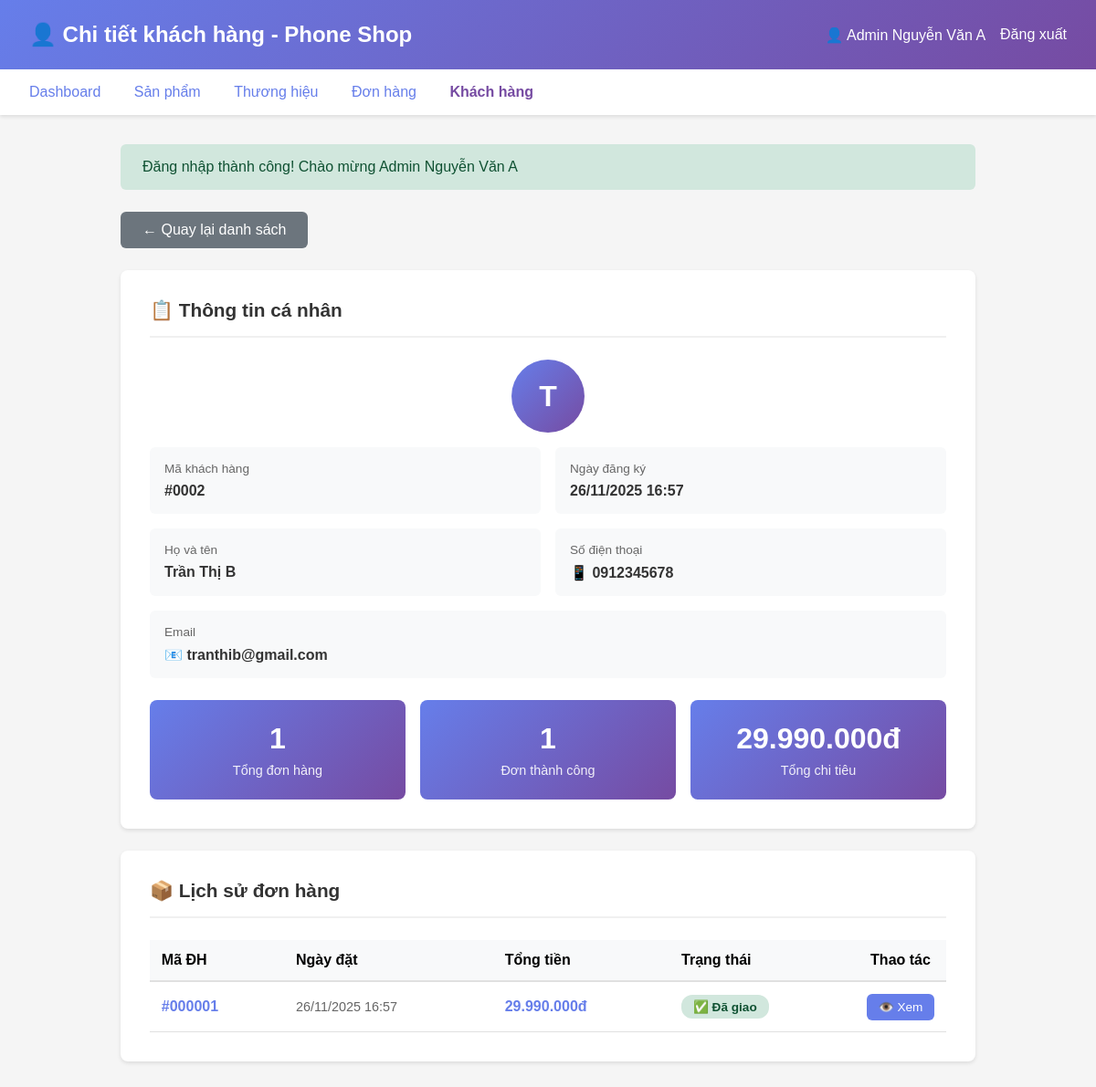
/public/admin/customers/2 (signed in), run on the app's committed database.
### tables this page shows
CREATE TABLE users (
    id INT AUTO_INCREMENT PRIMARY KEY,
    name VARCHAR(100) NOT NULL,
    email VARCHAR(100) NOT NULL UNIQUE,
    phone VARCHAR(20) NOT NULL,
    password VARCHAR(255) NOT NULL,
    role ENUM('customer', 'admin') DEFAULT 'customer',
    created_at TIMESTAMP DEFAULT CURRENT_TIMESTAMP,
    updated_at TIMESTAMP DEFAULT CURRENT_TIMESTAMP ON UPDATE CURRENT_TIMESTAMP,
    INDEX idx_email (email),
    INDEX idx_role (role)
);

CREATE TABLE orders (
    id INT AUTO_INCREMENT PRIMARY KEY,
    user_id INT NOT NULL,
    customer_name VARCHAR(100) NOT NULL,
    customer_phone VARCHAR(20) NOT NULL,
    customer_address TEXT NOT NULL,
    total_amount DECIMAL(10, 2) NOT NULL,
    status ENUM('pending', 'processing', 'shipping', 'delivered', 'cancelled') DEFAULT 'pending',
    payment_method VARCHAR(50) DEFAULT 'COD',
    notes TEXT,
    created_at TIMESTAMP DEFAULT CURRENT_TIMESTAMP,
    updated_at TIMESTAMP DEFAULT CURRENT_TIMESTAMP ON UPDATE CURRENT_TIMESTAMP,
    FOREIGN KEY (user_id) REFERENCES users(id) ON DELETE CASCADE,
    INDEX idx_user_id (user_id),
    INDEX idx_status (status),
    INDEX idx_created_at (created_at)
);

### app/Http/Controllers/Admin/CustomerController.php (called while the page is built, shortened)
<?php
class CustomerController
{
    public function detail($id)
    {
        $userModel = new User();
        $customer = $userModel->find($id);
        $orderModel = new Order();
        $orders = $orderModel->getUserOrders($id);
        $totalSpent = 0;
        foreach ($orders as $order) {
            if ($order['status'] !== 'cancelled') {
                $totalSpent += $order['total_amount'];
            }
        }
        require_once __DIR__ . '/../../../../resources/view/admin/customers/detail.php';
    }
}

### app/Http/Kernel.php (called while the page is built, shortened)
<?php
class Kernel
{
    protected $routes = [];
    protected $method;
    protected $uri;
    public function __construct()
    {
        $this->routes = require __DIR__ . '/../../routes/web.php';
        $this->method = $_SERVER['REQUEST_METHOD'];
        $this->uri = $this->getUri();
    }
    protected function getUri()
    {
        $uri = $_SERVER['REQUEST_URI'];
        $scriptName = $_SERVER['SCRIPT_NAME'] ?? '/index.php';
        $baseDir = str_replace('\\', '/', dirname($scriptName));
        if ($baseDir !== '/' && $baseDir !== '') {
            if (strpos($uri, $baseDir) === 0) {
                $uri = substr($uri, strlen($baseDir));
            }
        }
        $uri = '/' . trim($uri, '/');
        return $uri;
    }
    public function dispatch()
    {
        $matchedRoute = $this->matchRoute($this->routes[$this->method]);
        list($controllerName, $action) = explode('@', $matchedRoute['handler']);
        $controller = new $controllerClass();
        call_user_func_array([$controller, $action], $matchedRoute['params']);
    }
    protected function matchRoute($routes)
    {
        foreach ($routes as $pattern => $handler) {
            $regex = $this->convertToRegex($pattern);
            if (preg_match($regex, $this->uri, $matches)) {
                array_shift($matches);
                return [
                    'handler' => $handler,
                    'params' => $matches
                ];
            }
        }
        return false;
    }
    protected function convertToRegex($pattern)
    {
        $pattern = preg_replace('/\{([a-zA-Z0-9_]+)\}/', '([^/]+)', $pattern);
        $pattern = str_replace('/', '\/', $pattern);
        return '/^' . $pattern . '$/';
    }
    public function run()
    {
        $this->dispatch();
    }
}

### public/index.php (called while the page is built, shortened)
<?php
require_once __DIR__ . '/../autoload.php';
require_once __DIR__ . '/../app/Http/Kernel.php';
$kernel = new Http\Kernel();
$kernel->run();

### app/Helper/auth.php (called while the page is built, shortened)
<?php
function getUserName()
{
    return $_SESSION['user_name'] ?? null;
}

### app/Helper/utils.php (called while the page is built, shortened)
<?php
function escape($value)
{
    return htmlspecialchars($value, ENT_QUOTES, 'UTF-8');
}
function formatPrice($price, $showCurrency = true)
{
    $formatted = number_format((float) $price, 0, ',', '.');
    return $showCurrency ? $formatted . 'đ' : $formatted;
}
function formatDateTime($datetime, $format = 'd/m/Y H:i')
{
    return date($format, strtotime($datetime));
}
function getFlashMessage()
{
    if (isset($_SESSION['flash_message'])) {
        $flash = $_SESSION['flash_message'];
        return $flash;
    }
    return null;
}

### autoload.php (called while the page is built, shortened)
<?php
if (file_exists(__DIR__ . '/config/app.php')) {
    $appConfig = require __DIR__ . '/config/app.php';
}
spl_autoload_register(function ($class) {
    $namespaceMap = [
        'Controllers\\' => __DIR__ . '/app/Http/Controllers/',
        'Models\\' => __DIR__ . '/app/Models/',
        'Middleware\\' => __DIR__ . '/app/Http/Middleware/',
        'Http\\' => __DIR__ . '/app/Http/',
    ];
    foreach ($namespaceMap as $prefix => $baseDir) {
        if (strpos($class, $prefix) === 0) {
            $relativeClass = substr($class, strlen($prefix));
            $file = $baseDir . str_replace('\\', '/', $relativeClass) . '.php';
            if (file_exists($file)) {
                return true;
            }
        }
    }
    return false;
});
function config($key, $default = null)
{
    static $config = [];
    $parts = explode('.', $key);
    $file = $parts[0];
    if (!isset($config[$file])) {
        $configFile = __DIR__ . '/config/' . $file . '.php';
        if (file_exists($configFile)) {
            $config[$file] = require $configFile;
        } else {
            return $default;
        }
    }
    $value = $config[$file];
    for ($i = 1; $i < count($parts); $i++) {
        $value = $value[$parts[$i]];
    }
    return $value;
}

### config/app.php (called while the page is built)
<?php
$protocol = (!empty($_SERVER['HTTPS']) && $_SERVER['HTTPS'] !== 'off') ? 'https' : 'http';
$host = $_SERVER['HTTP_HOST'] ?? 'localhost';
$scriptName = $_SERVER['SCRIPT_NAME'] ?? '';
$baseDir = str_replace('\\', '/', dirname($scriptName));
$autoBaseUrl = $protocol . '://' . $host . $baseDir;
$autoAssetsUrl = $protocol . '://' . $host . str_replace('/public', '/resources', $baseDir);
return [
    'name' => 'Phone Shop',
    'version' => '1.0.0',
    'base_url' => $autoBaseUrl,
    'assets_url' => $autoAssetsUrl,
    'root_path' => dirname(__DIR__),
    'app_path' => dirname(__DIR__) . '/app',
    'public_path' => dirname(__DIR__) . '/public',
    'resources_path' => dirname(__DIR__) . '/resources',
    'upload_path' => dirname(__DIR__) . '/public/uploads',
    'session' => [
        'name' => 'phone_shop_session',
        'lifetime' => 7200,
        'secure' => false,
        'httponly' => true,
        'samesite' => 'Lax'
    ],
    'security' => [
        'password_min_length' => 6,
        'password_hash_algo' => PASSWORD_BCRYPT,
        'password_hash_cost' => 10
    ],
    'upload' => [
        'max_size' => 5242880,
        'allowed_extensions' => ['jpg', 'jpeg', 'png', 'gif', 'webp'],
        'image_path' => 'uploads/images'
    ],
    'pagination' => [
        'per_page' => 12,
        'per_page_admin' => 20
    ],
    'timezone' => 'Asia/Ho_Chi_Minh',
    'debug' => true,
    'mail' => [
        'from_email' => 'noreply@phoneshop.com',
        'from_name' => 'Phone Shop'
    ]
];

### config/database.php (called while the page is built)
<?php
return [
    'host' => 'localhost',
    'port' => 3307,
    'database' => 'phone_shop',
    'username' => 'root',
    'password' => '',
    'charset' => 'utf8mb4',
    'collation' => 'utf8mb4_unicode_ci',
    'options' => [
        PDO::ATTR_ERRMODE => PDO::ERRMODE_EXCEPTION,
        PDO::ATTR_DEFAULT_FETCH_MODE => PDO::FETCH_ASSOC,
        PDO::ATTR_EMULATE_PREPARES => false,
    ]
];

### app/Models/BaseModel.php (called while the page is built, shortened)
<?php
class BaseModel
{
    protected static $connection = null;
    protected $table = '';
    protected $primaryKey = 'id';
    public static function getConnection()
    {
        if (self::$connection === null) {
            try {
                $dbConfig = config('database');
                $dsn = sprintf(
                    "mysql:host=%s;port=%s;dbname=%s;charset=%s",
                    $dbConfig['host'],
                    $dbConfig['port'] ?? 3306,
                    $dbConfig['database'],
                    $dbConfig['charset']
                );
                self::$connection = new PDO(
                    $dsn,
                    $dbConfig['username'],
                    $dbConfig['password'],
                    $dbConfig['options']
                );
            } catch (PDOException $e) {
                die("Database connection failed: " . $e->getMessage());
            }
        }
        return self::$connection;
    }
    public function find($id)
    {
        $sql = "SELECT * FROM {$this->table} WHERE {$this->primaryKey} = ? LIMIT 1";
        $stmt = $this->getConnection()->prepare($sql);
        $stmt->execute([$id]);
        return $stmt->fetch();
    }
    public function query($sql, $params = [])
    {
        $stmt = $this->getConnection()->prepare($sql);
        $stmt->execute($params);
        return $stmt->fetchAll();
    }
}

### app/Models/Order.php (called while the page is built, shortened)
<?php
class Order extends BaseModel
{
    protected $table = 'orders';
    public function getUserOrders($userId, $orderBy = 'created_at', $order = 'DESC')
    {
        $sql = "SELECT * FROM {$this->table}
                WHERE user_id = ?
                ORDER BY {$orderBy} {$order}";
        return $this->query($sql, [$userId]);
    }
}

### resources/view/admin/customers/detail.php (the view, shortened to what this page needs)
<!DOCTYPE html>
<html lang="vi">
<head>
</head>
<body>
    <div class="header">
        <h1>👤 Chi tiết khách hàng - Phone Shop</h1>
        <div style="display: flex; align-items: center; gap: 1rem;">
            <span>👤 <?= escape(getUserName() ?? 'Admin') ?></span>
            <a href="<?= config('app.base_url') ?>/admin/logout" style="color: white; text-decoration: none;">Đăng
                xuất</a>
        </div>
    </div>
    <div class="nav-menu">
        <a href="<?= config('app.base_url') ?>/admin/dashboard">Dashboard</a>
        <a href="<?= config('app.base_url') ?>/admin/products">Sản phẩm</a>
        <a href="<?= config('app.base_url') ?>/admin/brands">Thương hiệu</a>
        <a href="<?= config('app.base_url') ?>/admin/orders">Đơn hàng</a>
        <a href="<?= config('app.base_url') ?>/admin/customers" style="color: #764ba2; font-weight: 600;">Khách hàng</a>
    </div>
    <div class="container">
        <?php
        $flash = getFlashMessage();
        if ($flash):
            ?>
            <div class="alert alert-<?= $flash['type'] ?>">
                <?= $flash['message'] ?>
            </div>
        <?php endif; ?>
        <div style="margin-bottom: 1.5rem;">
            <a href="<?= config('app.base_url') ?>/admin/customers" class="btn btn-secondary">
                ← Quay lại danh sách
            </a>
        </div>
        <div class="section">
            <div class="section-header">
                <h2>📋 Thông tin cá nhân</h2>
            </div>
            <div class="customer-avatar">
                <?= strtoupper(substr($customer['name'], 0, 1)) ?>
            </div>
            <div class="info-grid">
                <div class="info-item">
                    <div class="info-label">Mã khách hàng</div>
                    <div class="info-value">#<?= str_pad($customer['id'], 4, '0', STR_PAD_LEFT) ?></div>
                </div>
                <div class="info-item">
                    <div class="info-label">Ngày đăng ký</div>
                    <div class="info-value"><?= formatDateTime($customer['created_at']) ?></div>
                </div>
                <div class="info-item">
                    <div class="info-label">Họ và tên</div>
                    <div class="info-value"><?= escape($customer['name']) ?></div>
                </div>
                <div class="info-item">
                    <div class="info-label">Số điện thoại</div>
                    <div class="info-value">📱 <?= escape($customer['phone']) ?></div>
                </div>
                <div class="info-item" style="grid-column: 1 / -1;">
                    <div class="info-label">Email</div>
                    <div class="info-value">📧 <?= escape($customer['email']) ?></div>
                </div>
            </div>
            <div class="stats-row">
                <div class="stat-card">
                    <div class="number"><?= count($orders) ?></div>
                    <div class="label">Tổng đơn hàng</div>
                </div>
                <div class="stat-card">
                    <div class="number">
                        <?php
                        $completedOrders = 0;
                        foreach ($orders as $o) {
                            if ($o['status'] === 'delivered')
                                $completedOrders++;
                        }
                        echo $completedOrders;
                        ?>
                    </div>
                    <div class="label">Đơn thành công</div>
                </div>
                <div class="stat-card">
                    <div class="number"><?= formatPrice($totalSpent) ?></div>
                    <div class="label">Tổng chi tiêu</div>
                </div>
            </div>
        </div>
        <div class="section">
            <div class="section-header">
                <h2>📦 Lịch sử đơn hàng</h2>
            </div>
            <?php if (!empty($orders)): ?>
                <table>
                    <thead>
                        <tr>
                            <th>Mã ĐH</th>
                            <th>Ngày đặt</th>
                            <th>Tổng tiền</th>
                            <th>Trạng thái</th>
                            <th style="width: 100px; text-align: center;">Thao tác</th>
                        </tr>
                    </thead>
                    <tbody>
                        <?php foreach ($orders as $order): ?>
                            <tr>
                                <td style="font-weight: 600; color: #667eea;">
                                    #<?= str_pad($order['id'], 6, '0', STR_PAD_LEFT) ?>
                                </td>
                                <td style="color: #666; font-size: 0.9rem;">
                                    <?= formatDateTime($order['created_at']) ?>
                                </td>
                                <td style="font-weight: 600; color: #667eea;">
                                    <?= formatPrice($order['total_amount']) ?>
                                </td>
                                <td>
                                    <span class="badge badge-<?= $order['status'] ?>">
                                        <?php
                                        $statusMap = [
                                            'pending' => '⏳ Chờ xử lý',
                                            'processing' => '⚙️ Đang xử lý',
                                            'shipping' => '🚚 Đang giao',
                                            'delivered' => '✅ Đã giao',
                                            'cancelled' => '❌ Đã hủy'
                                        ];
                                        echo $statusMap[$order['status']] ?? $order['status'];
                                        ?>
                                    </span>
                                </td>
                                <td style="text-align: center;">
                                    <a href="<?= config('app.base_url') ?>/admin/orders/<?= $order['id'] ?>"
                                        class="btn btn-primary btn-sm"
                                        style="background: #667eea; color: white; padding: 0.4rem 0.8rem; text-decoration: none; border-radius: 6px; font-size: 0.85rem;">
                                        👁️ Xem
                                    </a>
                                </td>
                            </tr>
                        <?php endforeach; ?>
                    </tbody>
                </table>
            <?php endif; ?>
        </div>
    </div>
</body>
</html>

### data on the page
users: name "T", id "0002", created_at "26/11/2025 16:57", name "Trần Thị B", phone "0912345678", email "tranthib@gmail.com"
orders: id "000001", created_at "26/11/2025 16:57", total_amount "29.990.000đ", status "✅ Đã giao"

### other printed values
getUserName() "Admin Nguyễn Văn A"
$flash['message'] "Đăng nhập thành công! Chào mừng Admin Nguyễn Văn A"
count($orders) "1"
$completedOrders "1"
formatPrice($totalSpent) "29.990.000đ"
